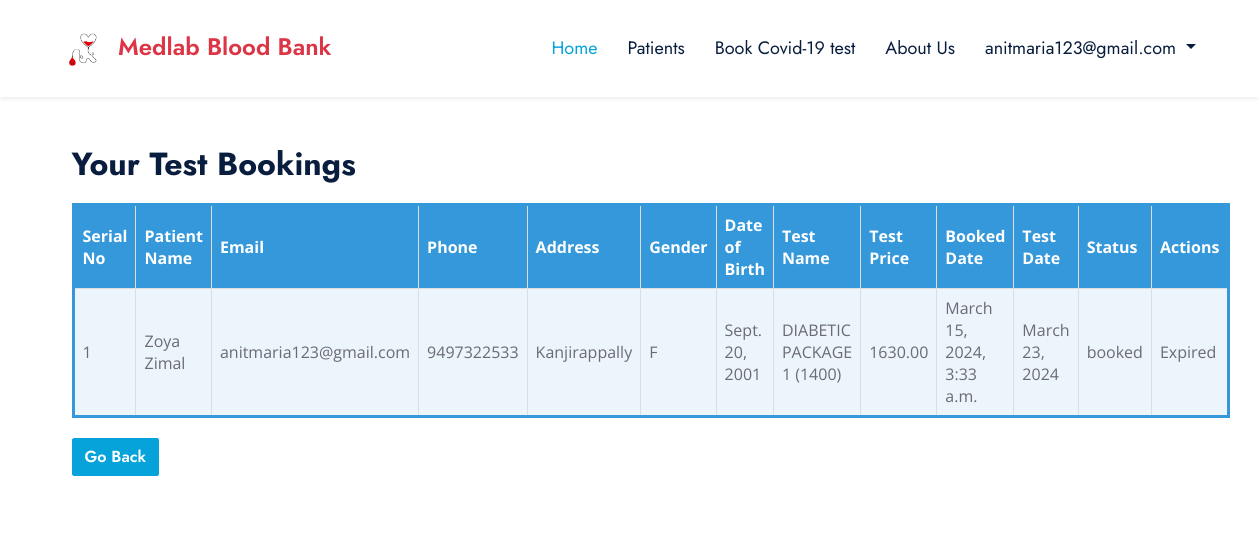
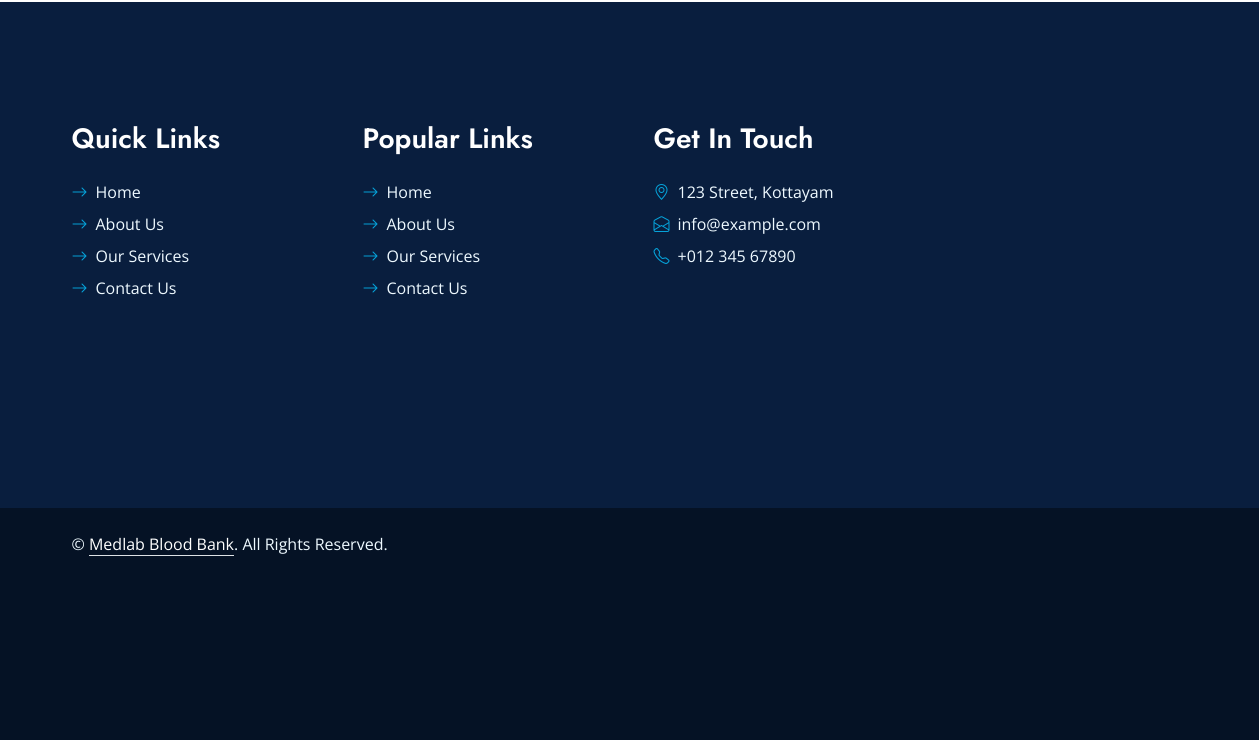
The page /viewtestbookings/ (signed in) on the database as committed earlier (2 pictures, top to bottom).
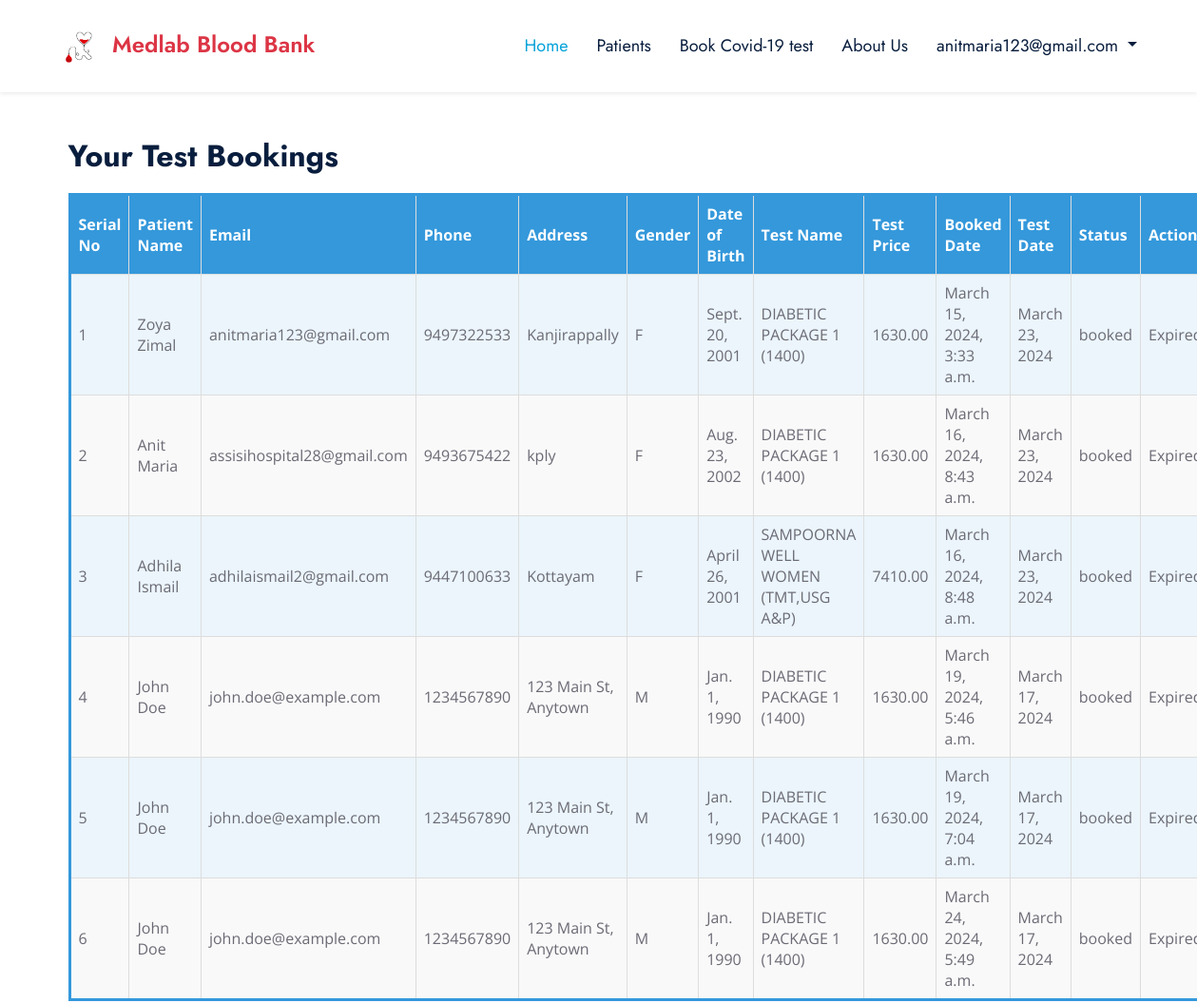
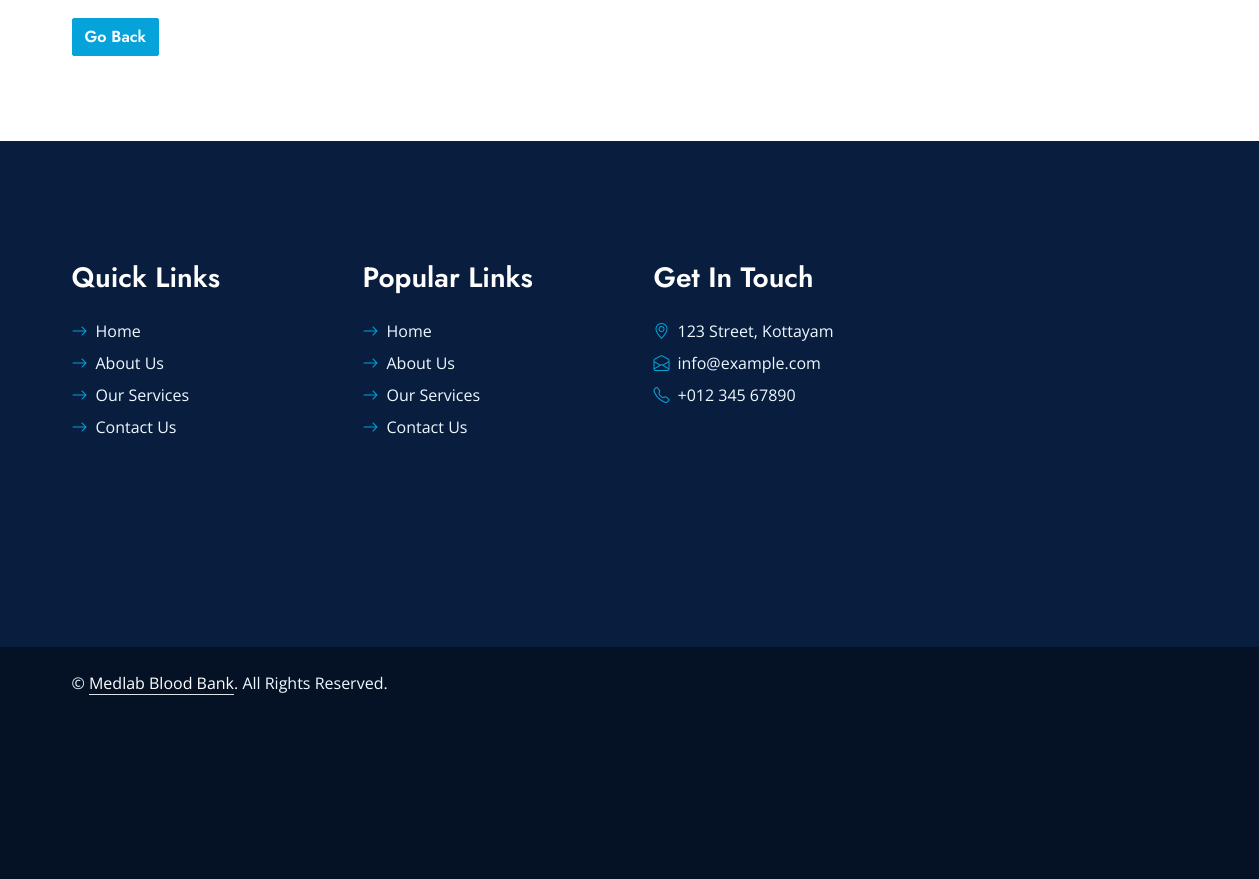
The same page on the database as committed later (2 pictures, top to bottom).
### website/models.py (models this page shows, shortened)
class CustomUser(AbstractUser):
    DONOR = 1
    HOSPITAL = 2
    STAFF = 3
    REGISTEREDDONOR = 4
    LABSTAFF = 5
    ROLE_CHOICE = (
        (DONOR, 'DONOR'),
        (HOSPITAL, 'HOSPITAL'),
        (STAFF, 'STAFF'),
        (REGISTEREDDONOR, 'REGISTEREDDONOR'),
        (LABSTAFF, 'LABSTAFF'),
    )
    username=None
    first_name = None
    last_name = None
    USERNAME_FIELD = 'email'
    email = models.EmailField(max_length=100, unique=True)
    phone = models.CharField(max_length=12, blank=True)
    password = models.CharField(max_length=128)
    role = models.IntegerField(choices=ROLE_CHOICE,default='1')
    is_admin = models.BooleanField(default=False)
    is_staff = models.BooleanField(default=False)
    is_active = models.BooleanField(default=True)
    is_superadmin = models.BooleanField(default=False)
    patient = models.OneToOneField('website.Patient', on_delete=models.CASCADE, null=True, blank=True, related_name='user_patient')
    REQUIRED_FIELDS = ['phone']
    objects = UserManager()

class Booking(models.Model):
    STATUS_CHOICES = (
        ('booked', 'Booked'),
        ('cancelled', 'Cancelled'),
        ('expired', 'Expired'),
    )
    patient = models.ForeignKey(Patient, on_delete=models.CASCADE)
    booked_date = models.DateTimeField(auto_now_add=True)
    test_date = models.DateField( null=True,blank=True)
    status = models.CharField(max_length=20, choices=STATUS_CHOICES, default='booked')

class Patient(models.Model):
    user = models.ForeignKey(CustomUser, on_delete=models.CASCADE, default=1, related_name='patient_user')
    full_name = models.CharField(max_length=255)
    email = models.EmailField()
    phone = models.CharField(max_length=15)
    address = models.TextField()
    gender = models.CharField(max_length=1, choices=[('M', 'Male'), ('F', 'Female'), ('O', 'Other')])
    date_of_birth = models.DateField()
    selected_test = models.ForeignKey(LaboratoryTest, on_delete=models.SET_NULL, null=True, blank=True)
    status = models.IntegerField(default=0)

class LaboratoryTest(models.Model):
    test_name = models.CharField(max_length=255)
    test_price = models.DecimalField(max_digits=10, decimal_places=2)
    package_details = models.JSONField()

### website/views.py (the view)
# urls.py: path('viewtestbookings/', views.viewtestbookings, name='viewtestbookings'),
@login_required
def viewtestbookings(request):
    patient = request.user.id
    bookings = []
    variable = Patient.objects.filter(user_id=patient)
    if variable.exists():
        for i in variable:
            bookings.extend(Booking.objects.filter(patient_id=i.id))
        bookings = [booking for booking in bookings if booking.status != 'cancelled']
        for booking in bookings:
            if booking.test_date:
                if isinstance(booking.test_date, datetime.date):
                    time_difference = booking.test_date - datetime.date.today()
                    booking.is_cancelable = (
                        time_difference.days > 0
                    )
                    print(f"Booking for {booking.patient.full_name} - is_cancelable: {booking.is_cancelable}")
                    print(f"Booked Date: {booking.booked_date}")
                    print(f"Test Date: {booking.test_date}")
                else:
                    print(f"Invalid test_date for {booking.patient.full_name}: {booking.test_date}")
    else:
        print("No bookings found for the patient.")
    context = {'bookings': bookings}
    return render(request, 'viewtestbookings.html', context)

### templates/viewtestbookings.html (shortened to what this page needs)
{% extends 'baselab.html' %}
{% block content %}
<div class="container">
    <br><br>
    <h2>Your Test Bookings</h2>
    {% if bookings %}
        <table border="1">
            <thead>
                <tr>
                    <th>Serial No</th>
                    <th>Patient Name</th>
                    <th>Email</th>
                    <th>Phone</th>
                    <th>Address</th>
                    <th>Gender</th>
                    <th>Date of Birth</th>
                    <th>Test Name</th>
                    <th>Test Price</th>
                    <th>Booked Date</th>
                    <th>Test Date</th>
                    <th>Status</th>
                    <th>Actions</th>
                </tr>
            </thead>
            <tbody>
                {% for booking in bookings %}
                    <tr>
                        <td>{{ forloop.counter }}</td>
                        <td>{{ booking.patient.full_name }}</td>
                        <td>{{ booking.patient.email }}</td>
                        <td>{{ booking.patient.phone }}</td>
                        <td>{{ booking.patient.address }}</td>
                        <td>{{ booking.patient.gender }}</td>
                        <td>{{ booking.patient.date_of_birth }}</td>
                        <td>{{ booking.patient.selected_test.test_name }}</td>
                        <td>{{ booking.patient.selected_test.test_price }}</td>
                        <td>{{ booking.booked_date }}</td>
                        <td>{{ booking.test_date }}</td>
                        <td>{{ booking.status }}</td>
                        <td>
                            {% if booking.test_date %}
                                {% if booking.is_cancelable %}
                                    <button class="btn btn-danger cancel-booking-btn" data-booking-id="{{ booking.id }}">Cancel</button>
                                {% elif booking.test_date > timezone.now %}
                                    Booked
                                {% else %}
                                    Expired
                                {% endif %}
                            {% else %}
                                Test Date Not Set
                            {% endif %}
                        </td>
                    </tr>
                {% endfor %}
            </tbody>
        </table>
        <div class="go-back-button">
            <a href="{% url 'homelab' %}" class="btn btn-primary">Go Back</a>
        </div>
    {% else %}
        <p>No bookings found.</p>
    {% endif %}
</div>
{% endblock %}

### templates/baselab.html (shortened to what this page needs)
{% load static %}
<html lang="en">
<head>
    <link href="https://cdnjs.cloudflare.com/ajax/libs/font-awesome/5.10.0/css/all.min.css" rel="stylesheet">
    <link href="https://cdn.jsdelivr.net/npm/bootstrap-icons@1.4.1/font/bootstrap-icons.css" rel="stylesheet">
    <link href="{% static 'lib/owlcarousel/assets/owl.carousel.min.css' %}" rel="stylesheet">
    <link href="{% static 'lib/animate/animate.min.css' %}" rel="stylesheet">
    <link href="{% static 'lib/tempusdominus/css/tempusdominus-bootstrap-4.min.css' %}" rel="stylesheet" />
    <link href="{% static 'lib/twentytwenty/twentytwenty.css' %}" rel="stylesheet" />
    <link href="{% static 'css/bootstrap.min.css' %}" rel="stylesheet">
    <link href="{% static 'css/style.css' %}" rel="stylesheet">
</head>
<body>
    <nav class="navbar navbar-expand-lg bg-white navbar-light shadow-sm px-5 py-3 py-lg-0">
        <a href="{% url 'homebloodbank' %}" class="navbar-brand p-0">
            <h4 class="m-0 text-danger"><img height="40px" width="70px" src="{% static 'img/logo.png' %}">Medlab Blood Bank</h4>
        </a>
        <div class="collapse navbar-collapse" id="navbarCollapse">
            <div style="position: relative; color: #fff; margin-left: 10px;">
            </div>
            <div class="navbar-nav ms-auto py-0">
                <a href="{% url 'homelab' %}" class="nav-item nav-link active">Home</a>
                <a href="#" class="nav-item nav-link">Patients</a>
                <a href="#" class="nav-item nav-link">Book Covid-19 test</a>
                <a href="#" class="nav-item nav-link">About Us</a>
                {% if user.is_authenticated %}
                    <div class="nav-item dropdown">
                        <a class="nav-link dropdown-toggle" href="#" id="userDropdown" role="button" data-bs-toggle="dropdown" aria-haspopup="true" aria-expanded="false">
                            {{ user.email }}
                        </a>
                    </div>
                {% else %}
                    <a href="{% url 'loginn' %}" class="nav-item nav-link">Login</a>
                {% endif %}
            </div>
        </div>
    </nav>
{% block content %}{% endblock %}
<div class="container-fluid bg-dark text-light py-5 wow fadeInUp" data-wow-delay="0.3s" style="margin-top: -75px;">
    <div class="container pt-5">
        <div class="row g-5 pt-4">
            <div class="col-lg-3 col-md-6">
                <h3 class="text-white mb-4">Quick Links</h3>
                <div class="d-flex flex-column justify-content-start">
                    <a class="text-light mb-2" href="#"><i class="bi bi-arrow-right text-primary me-2"></i>Home</a>
                    <a class="text-light mb-2" href="#"><i class="bi bi-arrow-right text-primary me-2"></i>About Us</a>
                    <a class="text-light mb-2" href="#"><i class="bi bi-arrow-right text-primary me-2"></i>Our Services</a>
                    <a class="text-light" href="#"><i class="bi bi-arrow-right text-primary me-2"></i>Contact Us</a>
                </div>
            </div>
            <div class="col-lg-3 col-md-6">
                <h3 class="text-white mb-4">Popular Links</h3>
                <div class="d-flex flex-column justify-content-start">
                    <a class="text-light mb-2" href="#"><i class="bi bi-arrow-right text-primary me-2"></i>Home</a>
                    <a class="text-light mb-2" href="#"><i class="bi bi-arrow-right text-primary me-2"></i>About Us</a>
                    <a class="text-light mb-2" href="#"><i class="bi bi-arrow-right text-primary me-2"></i>Our Services</a>
                    <a class="text-light" href="#"><i class="bi bi-arrow-right text-primary me-2"></i>Contact Us</a>
                </div>
            </div>
            <div class="col-lg-3 col-md-6">
                <h3 class="text-white mb-4">Get In Touch</h3>
                <p class="mb-2"><i class="bi bi-geo-alt text-primary me-2"></i>123 Street, Kottayam</p>
                <p class="mb-2"><i class="bi bi-envelope-open text-primary me-2"></i>info@example.com</p>
                <p class="mb-0"><i class="bi bi-telephone text-primary me-2"></i>+012 345 67890</p>
            </div>
        </div>
    </div>
</div>
<div class="container-fluid text-light py-4" style="background: #051225;">
    <div class="container">
        <div class="row g-0">
            <div class="col-md-6 text-center text-md-start">
                <p class="mb-md-0">&copy; <a class="text-white border-bottom" href="#">Medlab Blood Bank</a>. All Rights Reserved.</p>
            </div>
        </div>
    </div>
</div>
</body>
</html>

### static/css/style.css (style rules this page uses)
:root { --primary: #06A3DA; --secondary: #F57E57; --light: #EEF9FF; --dark: #091E3E; --medium:#a82f2f; }
h1, h2, .font-weight-bold { font-weight: 700 !important; }
h3, h4, .font-weight-semi-bold { font-weight: 600 !important; }
.btn { font-family: 'Jost', sans-serif; font-weight: 600; transition: .5s; }
.btn-primary, .btn-secondary { color: #FFFFFF; }
.navbar-light .navbar-nav .nav-link { font-family: 'Jost', sans-serif; padding: 35px 15px; font-size: 18px; color: var(--dark); outline: none; transition: .5s; }
.navbar-light .navbar-nav .nav-link:hover, .navbar-light .navbar-nav .nav-link.active { color: var(--primary); }

### templates/viewtestbookings.html (style rules this page uses)
.container { margin-bottom: 160px; }
table { width: 100%; border-collapse: collapse; margin-top: 20px; border: 3px solid #3498db; }
th, td { border: 1px solid #ddd; padding: 8px; text-align: left; }
th { background-color: #3498db; color: #fff; }
tr:nth-child(even) { background-color: #f9f9f9; }
tr:nth-child(odd) { background-color: #ebf5fb; }
.go-back-button { margin-top: 20px; }

Rows that differ between the two databases and show on the page:
added Booking: patient.full_name "Anit Maria", patient.email "assisihospital28@gmail.com", patient.phone "9493675422", patient.address "kply", patient.gender "F", patient.date_of_birth "Aug. 23, 2002", patient.selected_test.test_name "DIABETIC PACKAGE 1 (1400)", patient.selected_test.test_price "1630.00", booked_date "March 16, 2024, 8:43 a.m.", test_date "March 23, 2024", status "booked", shows "Expired"
added Booking: patient.full_name "Adhila Ismail", patient.email "adhilaismail2@gmail.com", patient.phone "9447100633", patient.address "Kottayam", patient.gender "F", patient.date_of_birth "April 26, 2001", patient.selected_test.test_name "SAMPOORNA WELL WOMEN (TMT,USG A&P)", patient.selected_test.test_price "7410.00", booked_date "March 16, 2024, 8:48 a.m.", test_date "March 23, 2024", status "booked", shows "Expired"
added Booking: patient.full_name "John Doe", patient.email "john.doe@example.com", patient.phone "1234567890", patient.address "123 Main St, Anytown", patient.gender "M", patient.date_of_birth "Jan. 1, 1990", patient.selected_test.test_name "DIABETIC PACKAGE 1 (1400)", patient.selected_test.test_price "1630.00", booked_date "March 19, 2024, 5:46 a.m.", test_date "March 17, 2024", status "booked", shows "Expired"
added Booking: patient.full_name "John Doe", patient.email "john.doe@example.com", patient.phone "1234567890", patient.address "123 Main St, Anytown", patient.gender "M", patient.date_of_birth "Jan. 1, 1990", patient.selected_test.test_name "DIABETIC PACKAGE 1 (1400)", patient.selected_test.test_price "1630.00", booked_date "March 19, 2024, 7:04 a.m.", test_date "March 17, 2024", status "booked", shows "Expired"
added Booking: patient.full_name "John Doe", patient.email "john.doe@example.com", patient.phone "1234567890", patient.address "123 Main St, Anytown", patient.gender "M", patient.date_of_birth "Jan. 1, 1990", patient.selected_test.test_name "DIABETIC PACKAGE 1 (1400)", patient.selected_test.test_price "1630.00", booked_date "March 24, 2024, 5:49 a.m.", test_date "March 17, 2024", status "booked", shows "Expired"
